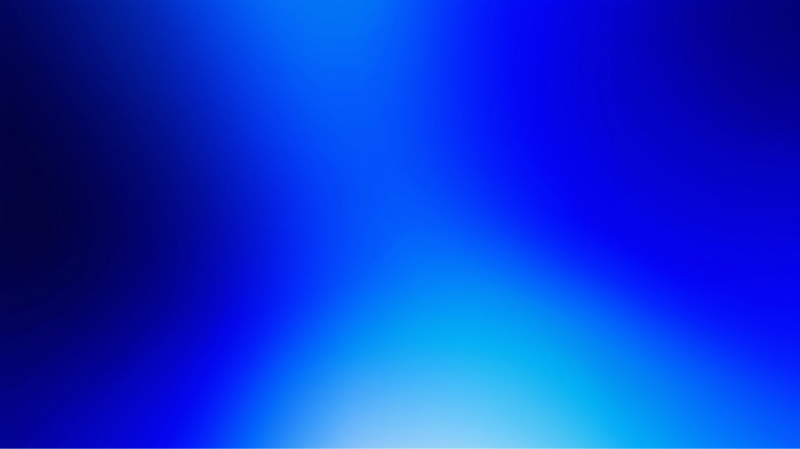
#> input picture brand/assets/images/gradient/gradient-001.jpg, 1600 x 897 px (shown at 1/2 size)
$ python rebuild-index.py
#> lines starting #> are read from the running program, lines starting #| are printed output that depends on the picture
#!/usr/bin/env python3
"""Rebuild references/image-index.md and index.html from whatever is in assets/images.

Usage:
    python3 scripts/rebuild-index.py

Run this after adding, removing, or replacing images. It measures each image's
dominant colour and luminance, then regenerates the agent-readable index and the
public gallery page. Requires Pillow (pip3 install Pillow).
"""
import os
import sys

try:
    from PIL import Image
except ImportError:
    print("Pillow is required:  pip3 install Pillow")
    sys.exit(1)

ROOT = os.path.dirname(os.path.dirname(os.path.abspath(__file__)))
IMG = os.path.join(ROOT, "assets", "images")
RAW = "https://raw.githubusercontent.com/Gamaleldientarek/azmx/main/brand/assets/images"
GALLERY = "https://gamaleldientarek.github.io/azmx/brand/"

TITLES = {"gradient": "Gradients", "blue": "Abstract Blue", "orange": "Orange",
          "purple": "Purple", "green": "Green", "yellow": "Yellow",
          "red": "Red", "white": "White"}
NOTE = {
    "gradient": "Navy to electric gradient fields. Event surfaces only: covers, dividers, closings.",
    "blue": "The core brand set. Default choice for any AZMX surface needing an image.",
    "white": "The only lighter set. Navy titles and Electric accents work here.",
    "orange": "Recoloured variants. Categorical or client work only, not brand colours.",
    "purple": "Measures closer to Blue 900 and Dark Navy than to purple. Safe on AZMX surfaces.",
    "red": "Recoloured variants. Semantic or client work only.",
    "green": "Recoloured variants. Semantic or client work only.",
    "yellow": "Recoloured variants. Semantic or client work only."}
ORDER = ["gradient", "blue", "white", "purple", "orange", "red", "green", "yellow"]

TOKENS = {
    "Electric #001AFF": (0x00, 0x1A, 0xFF), "Dark Navy #040038": (0x04, 0x00, 0x38),
    "Light Blue #5D8FFF": (0x5D, 0x8F, 0xFF), "White #FFFFFF": (0xFF, 0xFF, 0xFF),
    "Blue 50 #F0F5FF": (0xF0, 0xF5, 0xFF), "Blue 100 #DDE8FF": (0xDD, 0xE8, 0xFF),
    "Blue 200 #BFD5FF": (0xBF, 0xD5, 0xFF), "Blue 300 #93B6FF": (0x93, 0xB6, 0xFF),
    "Blue 500 #2661FF": (0x26, 0x61, 0xFF), "Blue 700 #0200D3": (0x02, 0x00, 0xD3),
    "Blue 900 #01006E": (0x01, 0x00, 0x6E), "Blue 950 #010040": (0x01, 0x00, 0x40),
    "Neutral 900 #111927": (0x11, 0x19, 0x27), "Neutral 200 #E5E7EB": (0xE5, 0xE7, 0xEB),
    "Red #FF2B3C": (0xFF, 0x2B, 0x3C), "Yellow #FED340": (0xFE, 0xD3, 0x40),
    "Green #22C36F": (0x22, 0xC3, 0x6F), "Orange #F47A48": (0xF4, 0x7A, 0x48),
    "Purple #C68FFF": (0xC6, 0x8F, 0xFF)}


def nearest(rgb):
    return min(TOKENS.items(), key=lambda kv: sum((a - b) ** 2 for a, b in zip(rgb, kv[1])))[0]


def luminance(rgb):
    def f(c):
        c = c / 255
        return c / 12.92 if c <= 0.03928 else ((c + 0.055) / 1.055) ** 2.4
    r, g, b = rgb
    return 0.2126 * f(r) + 0.7152 * f(g) + 0.0722 * f(b)


def analyse():
    secs = {}
    for sec in ORDER:
        d = os.path.join(IMG, sec)
        if not os.path.isdir(d):
            continue
        rows = []
        for fn in sorted(os.listdir(d)):
            if not fn.lower().endswith(".jpg"):
                continue
            im = Image.open(os.path.join(d, fn)).convert("RGB").resize((80, 80))
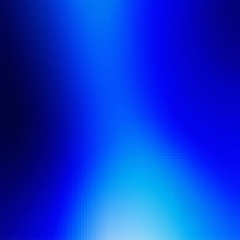
#> im: PIL image 80x80 RGB (shown 3 times larger); mean R, G, B 8.4, 51.1, 206.8
            q = im.quantize(colors=5, method=Image.MEDIANCUT).convert("RGB")
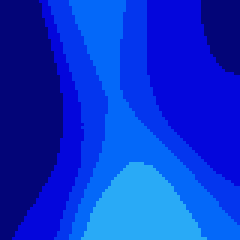
#> q: PIL image 80x80 RGB (shown 3 times larger); mean R, G, B 7.7, 50.2, 207
            dom = sorted(q.getcolors(10000), reverse=True)[0][1]
#> dom = (4, 6, 220)
            px = list(im.getdata())
#> px = 6400 items, first 6: (2, 6, 94), (2, 8, 98), (3, 9, 103), (2, 10, 109), (2, 12, 113), (2, 14, 119)
#> (the rest of the program and of its run is left out)
